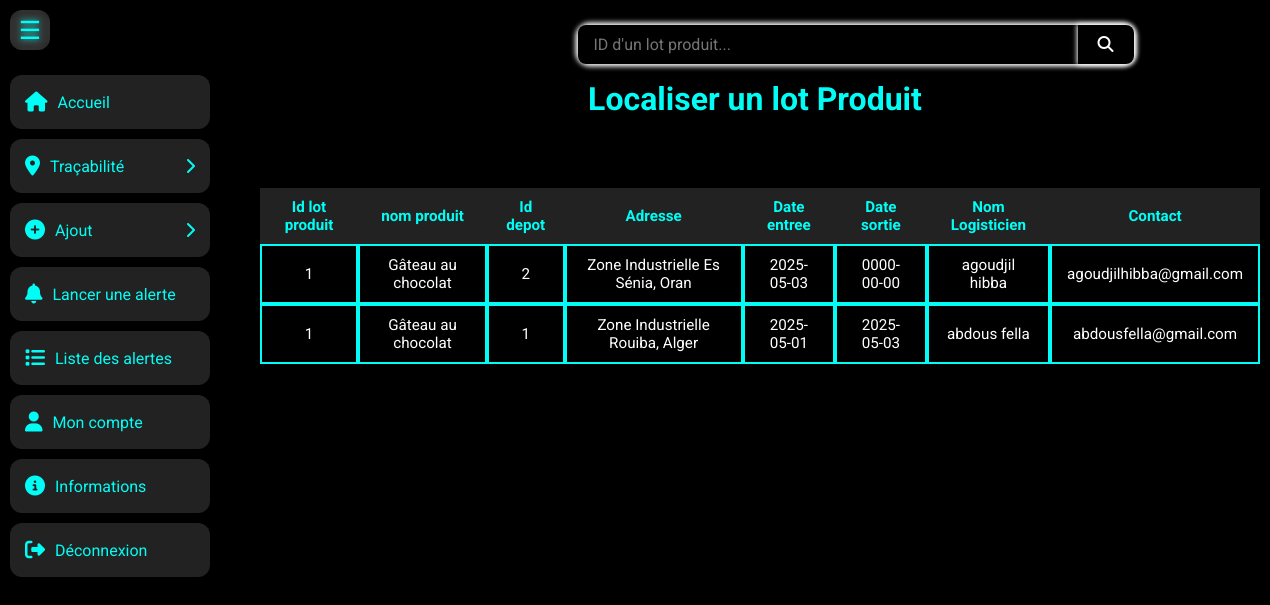
Page /fabricant/loclotprod.php on the committed database.
### tables this page shows
CREATE TABLE `lotproduitfini` (
  `NumLotProd` int(11) NOT NULL,
  `DateProduction` date DEFAULT NULL,
  `DateExpiration` date DEFAULT NULL,
  `QteInitiale` int(11) DEFAULT NULL,
  `QteRestante` int(11) DEFAULT NULL,
  `Etat` varchar(50) DEFAULT NULL,
  `NumOpProd` int(11) DEFAULT NULL,
  `IdProd` int(11) DEFAULT NULL
);

CREATE TABLE `produitfini` (
  `IdProd` int(11) NOT NULL,
  `nomProd` varchar(100) DEFAULT NULL,
  `description` text DEFAULT NULL,
  `prix` decimal(10,2) DEFAULT NULL
);

CREATE TABLE `depot` (
  `NumDep` int(11) NOT NULL,
  `Capacite` int(11) DEFAULT NULL,
  `Adresse` varchar(255) DEFAULT NULL,
  `QteOccupe` int(11) DEFAULT NULL
);

CREATE TABLE `operationlocalisation` (
  `NumLotProd` int(11) NOT NULL,
  `NumDep` int(11) NOT NULL,
  `DateEntree` date DEFAULT NULL,
  `HeureEntree` time DEFAULT NULL,
  `DateSortie` date DEFAULT NULL,
  `HeureSortie` time DEFAULT NULL
);

CREATE TABLE `users` (
  `IdUser` int(11) NOT NULL,
  `NomComplet` varchar(100) DEFAULT NULL,
  `Email` varchar(100) DEFAULT NULL,
  `NumTel` varchar(20) DEFAULT NULL,
  `MotDePasse` varchar(255) NOT NULL,
  `Adresse` varchar(255) DEFAULT NULL,
  `role` enum('fournisseur','fabricant','client','controleur','logisticien') NOT NULL,
  `created_at` timestamp NOT NULL DEFAULT current_timestamp()
);

### src/fabricant/loclotprod.php (the view, shortened to what this page needs)
<!DOCTYPE html>
<html lang="fr">
<head>
  <link rel="stylesheet" href="https://cdnjs.cloudflare.com/ajax/libs/font-awesome/6.4.0/css/all.min.css">
  <link rel="stylesheet" href="style.css">
</head>
<body>
<div class="sidebar" id="sidebar">
        <button id="toggleSidebar" onclick="toggleSidebar()">☰</button>
        <nav class="nav">
            <a href="homepage.php">
                <span class="icon"><i class="fas fa-home"></i></span>
                <span class="label">Accueil</span>
            </a>
            <div class="dropdown">
                <a class="dropdown-toggle">
                    <div style="display: flex; align-items: center;">
                        <span class="icon"><i class="fas fa-map-marker-alt"></i></span>
                        <span class="label">Traçabilité</span>
                    </div>
                    <span class="arrow"><i class="fas fa-chevron-right"></i></span>
                </a>
            </div>
            <div class="dropdown">
                <a class="dropdown-toggle">
                    <div style="display: flex; align-items: center;">
                        <span class="icon"><i class="fas fa-plus-circle"></i></span>
                        <span class="label">Ajout</span>
                    </div>
                    <span class="arrow"><i class="fas fa-chevron-right"></i></span>
                </a>
            </div>
            <a href="lanceralerte.php">
                <span class="icon"><i class="fas fa-bell"></i></span>
                <span class="label">Lancer une alerte</span>
            </a>
            <a href="listealertes.php">
                <span class="icon"><i class="fas fa-list"></i></span>
                <span class="label">Liste des alertes</span>
            </a>
            <a href="compte.php">
                <span class="icon"><i class="fas fa-user"></i></span>
                <span class="label">Mon compte</span>
            </a>
            <a href="informations.php">
                <span class="icon"><i class="fas fa-info-circle"></i></span>
                <span class="label">Informations</span>
            </a>
            <a href="logout.php">
                <span class="icon"><i class="fas fa-sign-out-alt"></i></span>
                <span class="label">Déconnexion</span>
            </a>
        </nav>
    </div>
      <button id="toggleSidebar" onclick="toggleSidebar()">☰</button>
  <main>
  <div class="search-bar">
    <form method="get" action="<?php echo htmlspecialchars($_SERVER['PHP_SELF']); ?>">
      <input type="text" name="query" placeholder="ID d'un lot produit..." value="<?php echo isset($_GET['query']) ? htmlspecialchars($_GET['query']) : ''; ?>" required>
      <button class="search-icon-bottun"><i class="fas fa-search"></i></button>
    </form>
 </div>
            <h1>Localiser un lot Produit</h1>
        <table class="content-table">
            <thead>
                <thead>
  <tr>
    <th>Id lot produit</th>
    <th>nom produit</th>
    <th>Id depot</th>
    <th>Adresse</th>
    <th>Date entree</th>
    <th>Date sortie</th>
    <th>Nom Logisticien</th>
    <th>Contact</th>
  </tr>
</thead>
            </thead>
            <tbody>
               <?php
$host = "localhost";
$user = "root";
$pass = "";
$db = "trace";
try {
    $pdo = new PDO("mysql:host=$host;dbname=$db;charset=utf8", $user, $pass);
    $pdo->setAttribute(PDO::ATTR_ERRMODE, PDO::ERRMODE_EXCEPTION);
    $query = isset($_GET['query']) ? trim($_GET['query']) : '';
    $sql = "
    SELECT
      lp.NumLotProd AS IDLotProduit,
      pf.nomProd AS NomProduit,
      d.NumDep AS IDDepot,
      d.Adresse,
      ol.DateEntree,
      ol.DateSortie,
      u.NomComplet AS NomLogisticien,
      u.Email AS ContactLogisticien
    FROM LotProduitFini lp
    JOIN ProduitFini pf ON pf.IdProd = lp.IdProd
    JOIN OperationLocalisation ol ON ol.NumLotProd = lp.NumLotProd
    JOIN Depot d ON d.NumDep = ol.NumDep
    JOIN AffectationDepot ad ON ad.NumDep = d.NumDep
    JOIN Users u ON u.Iduser = ad.IdResDep AND u.role = 'logisticien'
    ";
    $params = [];
    $sql .= " ORDER BY ol.DateEntree DESC, ol.DateSortie DESC";
    $stmt = $pdo->prepare($sql);
    $stmt->execute($params);
    $results = $stmt->fetchAll(PDO::FETCH_ASSOC);
    if ($results) {
        foreach ($results as $row) {
            echo "<tr>";
            echo "<td>{$row['IDLotProduit']}</td>";
            echo "<td>{$row['NomProduit']}</td>";
            echo "<td>{$row['IDDepot']}</td>";
            echo "<td>{$row['Adresse']}</td>";
            echo "<td>{$row['DateEntree']}</td>";
            echo "<td>{$row['DateSortie']}</td>";
            echo "<td>{$row['NomLogisticien']}</td>";
            echo "<td>{$row['ContactLogisticien']}</td>";
            echo "</tr>";
        }
    } else {
        if ($query !== '') {
            echo "<tr><td colspan='8'>Aucun résultat trouvé.</td></tr>";
        }
    }
} catch (PDOException $e) {
    echo "<tr><td colspan='8'>Erreur de connexion : " . htmlspecialchars($e->getMessage()) . "</td></tr>";
}
?>
            </tbody>
        </table>
    </main>
</body>
</html>

### src/fabricant/style.css (style rules this page uses)
* { margin: 0; padding: 0; box-sizing: border-box; font-family: 'Roboto', sans-serif; }
body { background-color: #000000; color: #ffffff; transition: margin-left 0.3s; }
.sidebar { width: 220px; height: 100vh; background-color: #000000; position: fixed; top: 0; left: 0; transition: width 0.3s ease; z-index: 1000; overflow-y: auto; padding-top: 60px; box-shadow: 2px 0 10px rgba(0, 0, 0, 0.5); }
.nav { display: flex; flex-direction: column; padding: 10px; }
.nav a { color: #00fef6; background-color: #222222; display: flex; align-items: center; padding: 15px; margin: 5px 0; border-radius: 12px; text-decoration: none; transition: all 0.3s ease; }
.nav a .icon { font-size: 20px; margin-right: 10px; }
.nav a .label { white-space: nowrap; }
#toggleSidebar { position: fixed; top: 10px; left: 10px; width: 40px; height: 40px; font-size: 25px; color: #00fef6; background: rgba(255, 255, 255, 0.1); backdrop-filter: blur(3px); border-radius: 12px; border: none; z-index: 1001; cursor: pointer; display: flex; align-items: center; justify-content: center; }
main { margin-left: 240px; padding: 20px; transition: margin-left 0.3s ease; }
.dropdown-toggle { justify-content: space-between; cursor: pointer; }
.arrow { transition: transform 0.3s; }
.search-bar { position: fixed; background: rgba(255, 255, 255, 0.1); backdrop-filter: blur(2px); padding: 0px; margin-left: 25%; margin-top: 5px; border-radius: 12px; z-index: 2; }
.search-bar form { box-shadow: 0px 0px 5px 2.5px #ffffff; display: flex; justify-content: center; align-items: center; max-width: 600px; margin: auto; border-radius: 12px; }
.search-bar input[type="text"] { flex: 1; width: 500px; padding: 10px 16px; font-size: 16px; border: none; background-color: #000000; color: #ffffff; border-radius: 8px 0 0 8px; }
.search-bar button { padding: 10px 20px; box-shadow: 0px 0px 5px 1px #ffffff; font-size: 16px; border: none; background-color: #000000; color: #ffffff; border-radius: 0 8px 8px 0; transition: 500ms ease; }
.content-table { font-size: 0.95em; min-width: 1000px; border-collapse: separate; border-spacing: 0; margin-top: 70px; }
.content-table thead tr { background-color: #222222; color: #00fef6; }
.content-table th, .content-table td { padding: 10px 15px; text-align: center; }
.content-table tbody td { border: solid 2px #00fef6; color: #ffffff; }
h1 { padding-top: 60px; color: #00fef6; text-align: center; }

### rows in the picture
lotproduitfini: NumLotProd "1", IdProd.nomProd "Gâteau au chocolat", depot.NumDep "2", depot.Adresse "Zone Industrielle Es Sénia, Oran", operationlocalisation.DateEntree "2025-05-03", operationlocalisation.DateSortie "0000-00-00", users.NomComplet "agoudjil hibba", users.Email "agoudjilhibba@gmail.com", depot.NumDep "1", depot.Adresse "Zone Industrielle Rouiba, Alger", operationlocalisation.DateEntree "2025-05-01", operationlocalisation.DateSortie "2025-05-03", users.NomComplet "abdous fella", users.Email "abdousfella@gmail.com"
